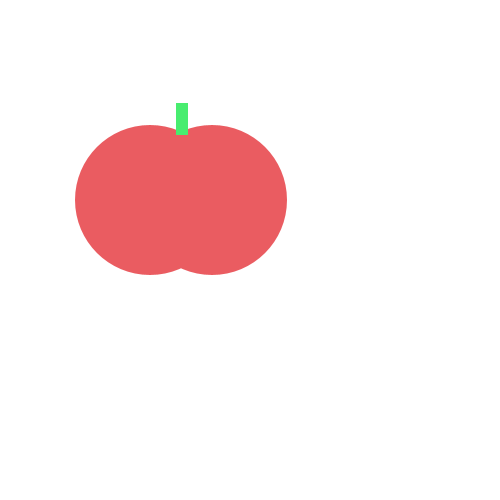
Frame 1 (no input)
Frame 60 (the mouse pressed at the canvas centre just before this capture): identical to frame 1, image omitted
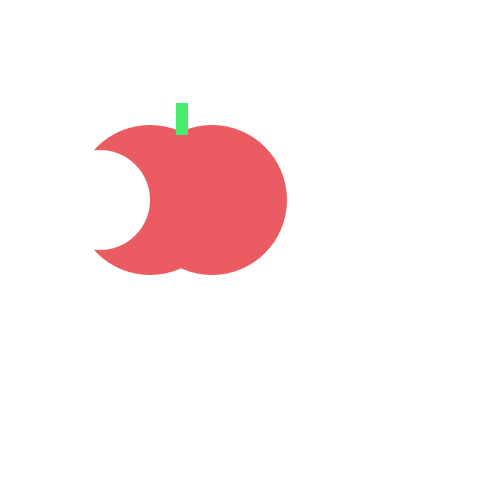
Frame 120 (the mouse held since frame 60 and released just before this capture)

The Processing sketch that drew these frames (run headless with seeded random() and noise(); from frame 60 on, the mouse is pressed at the canvas centre):

// Processing sketch: TastyTomato
// ── TastyTomato.pde
void setup() {
    size(500, 500);
}
void draw() {
    background(#FFFFFF);
    
    noStroke();
    fill (#EA5C61);
    ellipse(150, 200, 150, 150);
    ellipse(212, 200, 150, 150);
    fill (#48ED6F);
    rect(176, 103, 12, 32);
    if (mousePressed) {
      fill (#FFFFFF);
      ellipse(100, 200, 100, 100);
    }
}

   
